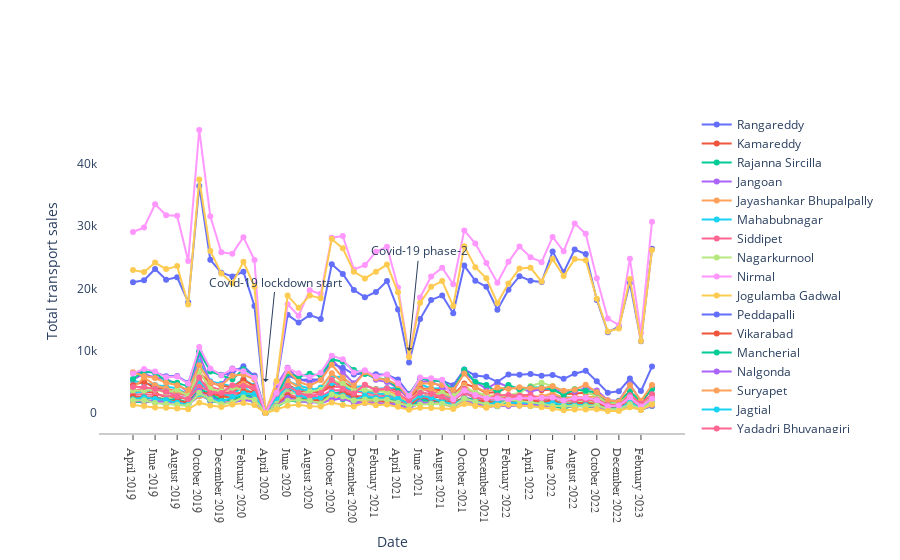

Notebook code for this chart:
### Markdown cell above
# Total transport sales for different districts(2019-2023)

### Code cell
fig = go.Figure()
for df_dict in distric_data_list:
    dist = df_dict["dist"]
    df_dist = df_dict["df"]
# fig.add_trace(go.Scatter(x=df_stocks.date, y=df_stocks.AAPL, mode="lines", name="Apple"))
    fig.add_trace(go.Scatter(x=df_dist.disp_date, y=df_dist.total_transport, mode="lines+markers", name=dist))
# fig.add_trace(go.Scatter(x=df_stocks.date, y=df_stocks.GOOG, mode="lines+markers", name="Google", line=dict(color="firebrick", width=2, dash="dashdot")))

# fig.update_layout(title="Stock price data 2018 - 2020", xaxis_title="Date", yaxis_title="Price")
fig.update_layout(
    xaxis=dict(
        showline=True,
        showgrid=True,
        showticklabels=True,
        linecolor="rgb(204, 204, 204)",
        linewidth=2,
        ticks="outside",
        tickfont=dict(family="Arial", size=12, color="rgb(82, 82, 82)")
    ),
    yaxis=dict(
        showline=True,
        zeroline=True,
        showgrid=True,
        showticklabels=True
    ),
    autosize=True,
    margin=dict(
        autoexpand=True,
        l=100,
        r=20,
        t=110
    ),
    plot_bgcolor="white"
)
fig.add_annotation(x="April 2020", y=5000,
            text="Covid-19 lockdown start",
            align="center",
            showarrow=True,
            arrowhead=1,
            ax=10,
            ay=-100)

fig.add_annotation(x="May 2021", y=10000,
            text="Covid-19 phase-2",
            align="center",
            showarrow=True,
            arrowhead=1,
            ax=10,
            ay=-100)
# fig.add_annotation(x="November 2022", y=17000,
#             text="?",
#             align="center",
#             showarrow=True,
#             arrowhead=1,
#             ax=10,
#             ay=-100)
fig.update_layout(xaxis_title="Date", yaxis_title="Total transport sales",showlegend = True)

### Figure 1 — Plotly figure (JSON) as saved in the notebook; plotly's stock layout.template omitted (floating-point values rounded to 4 significant figures)
{"data": [{"mode": "lines+markers", "name": "Rangareddy", "type": "scatter", "x": ["April 2019", "May 2019", "June 2019", "July 2019", "August 2019", "September 2019", "October 2019", "November 2019", "December 2019", "January 2020", "February 2020", "March 2020", "April 2020", "May 2020", "June 2020", "July 2020", "August 2020", "September 2020", "October 2020", "November 2020", "December 2020", "January 2021", "February 2021", "March 2021", "April 2021", "May 2021", "June 2021", "July 2021", "August 2021", "September 2021", "October 2021", "November 2021", "December 2021", "January 2022", "February 2022", "March 2022", "April 2022", "May 2022", "June 2022", "July 2022", "August 2022", "September 2022", "October 2022", "November 2022", "December 2022", "January 2023", "February 2023", "March 2023"], "y": [21019, 21345, 23153, 21415, 21817, 17823, 36460, 24609, 22560, 21941, 22707, 17209, 43, 4778, 15784, 14560, 15742, 15109, 23925, 22340, 19760, 18622, 19461, 21220, 16630, 8139, 15109, 18175, 18883, 16048, 23692, 21245, 20282, 16611, 19819, 21997, 21251, 21038, 25953, 22634, 26275, 25549, 18183, 12985, 13892, 20890, 11560, 26390]}, {"mode": "lines+markers", "name": "Kamareddy", "type": "scatter", "x": ["April 2019", "May 2019", "June 2019", "July 2019", "August 2019", "September 2019", "October 2019", "November 2019", "December 2019", "January 2020", "February 2020", "March 2020", "April 2020", "May 2020", "June 2020", "July 2020", "August 2020", "September 2020", "October 2020", "November 2020", "December 2020", "January 2021", "February 2021", "March 2021", "April 2021", "May 2021", "June 2021", "July 2021", "August 2021", "September 2021", "October 2021", "November 2021", "December 2021", "January 2022", "February 2022", "March 2022", "April 2022", "May 2022", "June 2022", "July 2022", "August 2022", "September 2022", "October 2022", "November 2022", "December 2022", "January 2023", "February 2023", "March 2023"], "y": [3378, 3470, 3261, 2502, 2524, 2273, 4501, 3981, 3226, 3357, 4407, 4051, 47, 1599, 3724, 3457, 3308, 3626, 4813, 4317, 3707, 3148, 3170, 2734, 2391, 1808, 3577, 2671, 2494, 1892, 3608, 2337, 2282, 1728, 2328, 2194, 2299, 2590, 2028, 1500, 1850, 1776, 1656, 898, 1124, 1870, 1100, 2066]}, {"mode": "lines+markers", "name": "Rajanna Sircilla", "type": "scatter", "x": ["April 2019", "May 2019", "June 2019", "July 2019", "August 2019", "September 2019", "October 2019", "November 2019", "December 2019", "January 2020", "February 2020", "March 2020", "April 2020", "May 2020", "June 2020", "July 2020", "August 2020", "September 2020", "October 2020", "November 2020", "December 2020", "January 2021", "February 2021", "March 2021", "April 2021", "May 2021", "June 2021", "July 2021", "August 2021", "September 2021", "October 2021", "November 2021", "December 2021", "January 2022", "February 2022", "March 2022", "April 2022", "May 2022", "June 2022", "July 2022", "August 2022", "September 2022", "October 2022", "November 2022", "December 2022", "January 2023", "February 2023", "March 2023"], "y": [1792, 1850, 1786, 1454, 1538, 1454, 3257, 1922, 1699, 1898, 2413, 1758, 36, 972, 2051, 1823, 1908, 2115, 3145, 2223, 2043, 1922, 1759, 1569, 1270, 820, 1797, 1482, 1851, 1207, 1974, 1332, 1378, 1122, 1408, 1262, 1148, 1041, 1189, 697, 1276, 1038, 964, 520, 592, 1034, 535, 1152]}, {"mode": "lines+markers", "name": "Jangoan", "type": "scatter", "x": ["April 2019", "May 2019", "June 2019", "July 2019", "August 2019", "September 2019", "October 2019", "November 2019", "December 2019", "January 2020", "February 2020", "March 2020", "April 2020", "May 2020", "June 2020", "July 2020", "August 2020", "September 2020", "October 2020", "November 2020", "December 2020", "January 2021", "February 2021", "March 2021", "April 2021", "May 2021", "June 2021", "July 2021", "August 2021", "September 2021", "October 2021", "November 2021", "December 2021", "January 2022", "February 2022", "March 2022", "April 2022", "May 2022", "June 2022", "July 2022", "August 2022", "September 2022", "October 2022", "November 2022", "December 2022", "January 2023", "February 2023", "March 2023"], "y": [2244, 1930, 1723, 1567, 1565, 1374, 2730, 2277, 1881, 1945, 2310, 1985, 38, 1366, 2500, 1933, 1719, 2068, 2122, 2404, 1746, 1930, 1597, 1667, 1277, 827, 1882, 1736, 1530, 1433, 1835, 1518, 1310, 1388, 1181, 1240, 1250, 1179, 1366, 1131, 1157, 1216, 934, 649, 606, 1282, 566, 1184]}, {"mode": "lines+markers", "name": "Jayashankar Bhupalpally", "type": "scatter", "x": ["April 2019", "May 2019", "June 2019", "July 2019", "August 2019", "September 2019", "October 2019", "November 2019", "December 2019", "January 2020", "February 2020", "March 2020", "April 2020", "May 2020", "June 2020", "July 2020", "August 2020", "September 2020", "October 2020", "November 2020", "December 2020", "January 2021", "February 2021", "March 2021", "April 2021", "May 2021", "June 2021", "July 2021", "August 2021", "September 2021", "October 2021", "November 2021", "December 2021", "January 2022", "February 2022", "March 2022", "April 2022", "May 2022", "June 2022", "July 2022", "August 2022", "September 2022", "October 2022", "November 2022", "December 2022", "January 2023", "February 2023", "March 2023"], "y": [1861, 2085, 2208, 2072, 1615, 1592, 2731, 2337, 1555, 2176, 2086, 2388, 103, 1558, 3172, 2440, 1811, 2177, 2910, 2840, 2074, 2200, 1940, 2071, 2120, 1092, 2410, 2369, 1721, 1326, 1705, 1705, 1324, 1355, 1274, 1430, 1538, 1294, 1451, 1075, 1106, 1173, 1020, 713, 665, 1397, 696, 1671]}, {"mode": "lines+markers", "name": "Mahabubnagar", "type": "scatter", "x": ["April 2019", "May 2019", "June 2019", "July 2019", "August 2019", "September 2019", "October 2019", "November 2019", "December 2019", "January 2020", "February 2020", "March 2020", "April 2020", "May 2020", "June 2020", "July 2020", "August 2020", "September 2020", "October 2020", "November 2020", "December 2020", "January 2021", "February 2021", "March 2021", "April 2021", "May 2021", "June 2021", "July 2021", "August 2021", "September 2021", "October 2021", "November 2021", "December 2021", "January 2022", "February 2022", "March 2022", "April 2022", "May 2022", "June 2022", "July 2022", "August 2022", "September 2022", "October 2022", "November 2022", "December 2022", "January 2023", "February 2023", "March 2023"], "y": [5210, 4804, 4522, 4296, 3946, 2986, 8243, 5102, 4718, 4282, 5443, 4420, 49, 2994, 5181, 4430, 3951, 3395, 5802, 5847, 4177, 4379, 3876, 4034, 3983, 2493, 4635, 3948, 3983, 1933, 3619, 3024, 2448, 2286, 2699, 2690, 2681, 2473, 2582, 2538, 2436, 2341, 2246, 1305, 1464, 2103, 1216, 2739]}, {"mode": "lines+markers", "name": "Siddipet", "type": "scatter", "x": ["April 2019", "May 2019", "June 2019", "July 2019", "August 2019", "September 2019", "October 2019", "November 2019", "December 2019", "January 2020", "February 2020", "March 2020", "April 2020", "May 2020", "June 2020", "July 2020", "August 2020", "September 2020", "October 2020", "November 2020", "December 2020", "January 2021", "February 2021", "March 2021", "April 2021", "May 2021", "June 2021", "July 2021", "August 2021", "September 2021", "October 2021", "November 2021", "December 2021", "January 2022", "February 2022", "March 2022", "April 2022", "May 2022", "June 2022", "July 2022", "August 2022", "September 2022", "October 2022", "November 2022", "December 2022", "January 2023", "February 2023", "March 2023"], "y": [3608, 3943, 3988, 3308, 3089, 2857, 5184, 4238, 3697, 3819, 4661, 3572, 92, 2014, 4423, 3325, 3271, 3369, 4294, 4097, 3415, 3335, 3026, 2981, 2403, 1485, 4026, 3342, 3050, 2449, 3396, 2806, 2965, 2437, 2569, 2675, 2637, 2359, 2760, 2160, 2572, 2414, 1811, 1314, 1379, 2342, 1176, 2719]}, {"mode": "lines+markers", "name": "Nagarkurnool", "type": "scatter", "x": ["April 2019", "May 2019", "June 2019", "July 2019", "August 2019", "September 2019", "October 2019", "November 2019", "December 2019", "January 2020", "February 2020", "March 2020", "April 2020", "May 2020", "June 2020", "July 2020", "August 2020", "September 2020", "October 2020", "November 2020", "December 2020", "January 2021", "February 2021", "March 2021", "April 2021", "May 2021", "June 2021", "July 2021", "August 2021", "September 2021", "October 2021", "November 2021", "December 2021", "January 2022", "February 2022", "March 2022", "April 2022", "May 2022", "June 2022", "July 2022", "August 2022", "September 2022", "October 2022", "November 2022", "December 2022", "January 2023", "February 2023", "March 2023"], "y": [2696, 2286, 2333, 2452, 2246, 1731, 3889, 2719, 2393, 2655, 3242, 3493, 63, 2002, 3252, 3134, 2487, 2445, 3134, 2706, 2069, 2762, 2345, 2537, 2259, 1352, 2778, 2256, 2070, 1642, 2673, 1954, 1838, 2092, 2157, 2239, 1900, 1897, 1871, 1869, 1713, 1859, 1731, 1018, 1133, 1815, 847, 2109]}, {"mode": "lines+markers", "name": "Nirmal", "type": "scatter", "x": ["April 2019", "May 2019", "June 2019", "July 2019", "August 2019", "September 2019", "October 2019", "November 2019", "December 2019", "January 2020", "February 2020", "March 2020", "April 2020", "May 2020", "June 2020", "July 2020", "August 2020", "September 2020", "October 2020", "November 2020", "December 2020", "January 2021", "February 2021", "March 2021", "April 2021", "May 2021", "June 2021", "July 2021", "August 2021", "September 2021", "October 2021", "November 2021", "December 2021", "January 2022", "February 2022", "March 2022", "April 2022", "May 2022", "June 2022", "July 2022", "August 2022", "September 2022", "October 2022", "November 2022", "December 2022", "January 2023", "February 2023", "March 2023"], "y": [2010, 2708, 2111, 1718, 1553, 1391, 3352, 2843, 1975, 2086, 3338, 2021, 32, 1399, 2477, 2861, 2831, 2730, 3760, 3449, 2780, 2512, 2666, 2095, 1927, 1473, 2363, 2079, 1945, 1452, 2702, 2044, 1583, 1339, 2062, 1851, 1788, 1852, 1339, 1171, 1221, 1260, 1251, 714, 667, 1409, 748, 1564]}, {"mode": "lines+markers", "name": "Jogulamba Gadwal", "type": "scatter", "x": ["April 2019", "May 2019", "June 2019", "July 2019", "August 2019", "September 2019", "October 2019", "November 2019", "December 2019", "January 2020", "February 2020", "March 2020", "April 2020", "May 2020", "June 2020", "July 2020", "August 2020", "September 2020", "October 2020", "November 2020", "December 2020", "January 2021", "February 2021", "March 2021", "April 2021", "May 2021", "June 2021", "July 2021", "August 2021", "September 2021", "October 2021", "November 2021", "December 2021", "January 2022", "February 2022", "March 2022", "April 2022", "May 2022", "June 2022", "July 2022", "August 2022", "September 2022", "October 2022", "November 2022", "December 2022", "January 2023", "February 2023", "March 2023"], "y": [2206, 1877, 1971, 2028, 1847, 1532, 3000, 2543, 1668, 2270, 2343, 2729, 25, 1433, 2336, 2456, 2028, 1839, 2394, 2957, 1440, 1823, 1535, 1574, 1573, 950, 1703, 1810, 1480, 935, 1976, 1308, 855, 1306, 1310, 1406, 1431, 1217, 1153, 1231, 1356, 1217, 1415, 610, 561, 1273, 512, 1398]}, {"mode": "lines+markers", "name": "Peddapalli", "type": "scatter", "x": ["April 2019", "May 2019", "June 2019", "July 2019", "August 2019", "September 2019", "October 2019", "November 2019", "December 2019", "January 2020", "February 2020", "March 2020", "April 2020", "May 2020", "June 2020", "July 2020", "August 2020", "September 2020", "October 2020", "November 2020", "December 2020", "January 2021", "February 2021", "March 2021", "April 2021", "May 2021", "June 2021", "July 2021", "August 2021", "September 2021", "October 2021", "November 2021", "December 2021", "January 2022", "February 2022", "March 2022", "April 2022", "May 2022", "June 2022", "July 2022", "August 2022", "September 2022", "October 2022", "November 2022", "December 2022", "January 2023", "February 2023", "March 2023"], "y": [2425, 2273, 2591, 2024, 2284, 1529, 4030, 2698, 1999, 2279, 2975, 2206, 19, 1506, 2876, 2378, 2558, 2323, 2980, 3314, 2269, 2394, 2088, 2025, 1637, 1079, 2431, 1877, 2086, 1553, 2150, 1996, 1712, 1495, 1665, 1636, 1563, 1347, 1741, 1129, 1461, 1325, 1292, 780, 842, 1518, 732, 1621]}, {"mode": "lines+markers", "name": "Vikarabad", "type": "scatter", "x": ["April 2019", "May 2019", "June 2019", "July 2019", "August 2019", "September 2019", "October 2019", "November 2019", "December 2019", "January 2020", "February 2020", "March 2020", "April 2020", "May 2020", "June 2020", "July 2020", "August 2020", "September 2020", "October 2020", "November 2020", "December 2020", "January 2021", "February 2021", "March 2021", "April 2021", "May 2021", "June 2021", "July 2021", "August 2021", "September 2021", "October 2021", "November 2021", "December 2021", "January 2022", "February 2022", "March 2022", "April 2022", "May 2022", "June 2022", "July 2022", "August 2022", "September 2022", "October 2022", "November 2022", "December 2022", "January 2023", "February 2023", "March 2023"], "y": [4521, 5033, 4039, 3900, 3497, 3147, 6427, 4901, 4394, 4152, 5374, 4287, 36, 1772, 4590, 3643, 3685, 3298, 4472, 5051, 3916, 3489, 3553, 3651, 3831, 2441, 3996, 3847, 3629, 2928, 4741, 4149, 3224, 3374, 4135, 3894, 4022, 3668, 3781, 3029, 3144, 3285, 2953, 1170, 1314, 3008, 1305, 4158]}, {"mode": "lines+markers", "name": "Mancherial", "type": "scatter", "x": ["April 2019", "May 2019", "June 2019", "July 2019", "August 2019", "September 2019", "October 2019", "November 2019", "December 2019", "January 2020", "February 2020", "March 2020", "April 2020", "May 2020", "June 2020", "July 2020", "August 2020", "September 2020", "October 2020", "November 2020", "December 2020", "January 2021", "February 2021", "March 2021", "April 2021", "May 2021", "June 2021", "July 2021", "August 2021", "September 2021", "October 2021", "November 2021", "December 2021", "January 2022", "February 2022", "March 2022", "April 2022", "May 2022", "June 2022", "July 2022", "August 2022", "September 2022", "October 2022", "November 2022", "December 2022", "January 2023", "February 2023", "March 2023"], "y": [2396, 2386, 2504, 2054, 2198, 1689, 3875, 3116, 2120, 2121, 2892, 2771, 23, 1413, 2680, 2562, 2265, 2361, 3111, 3397, 2670, 2451, 2298, 2141, 2041, 867, 2088, 2005, 1939, 1803, 2399, 2200, 1858, 1505, 1721, 1868, 2022, 1483, 1571, 1184, 1529, 1229, 1341, 858, 832, 1644, 897, 1922]}, {"mode": "lines+markers", "name": "Nalgonda", "type": "scatter", "x": ["April 2019", "May 2019", "June 2019", "July 2019", "August 2019", "September 2019", "October 2019", "November 2019", "December 2019", "January 2020", "February 2020", "March 2020", "April 2020", "May 2020", "June 2020", "July 2020", "August 2020", "September 2020", "October 2020", "November 2020", "December 2020", "January 2021", "February 2021", "March 2021", "April 2021", "May 2021", "June 2021", "July 2021", "August 2021", "September 2021", "October 2021", "November 2021", "December 2021", "January 2022", "February 2022", "March 2022", "April 2022", "May 2022", "June 2022", "July 2022", "August 2022", "September 2022", "October 2022", "November 2022", "December 2022", "January 2023", "February 2023", "March 2023"], "y": [5414, 6260, 5709, 5427, 4693, 3341, 9383, 5003, 4461, 7149, 6909, 6059, 248, 4487, 7269, 5454, 4983, 5385, 8741, 6572, 4784, 6650, 5343, 5008, 3996, 2329, 5009, 5131, 4129, 3489, 6576, 4995, 3894, 4927, 4224, 3953, 3491, 3863, 3920, 3553, 3462, 4028, 3633, 2079, 2004, 4628, 1886, 4195]}, {"mode": "lines+markers", "name": "Suryapet", "type": "scatter", "x": ["April 2019", "May 2019", "June 2019", "July 2019", "August 2019", "September 2019", "October 2019", "November 2019", "December 2019", "January 2020", "February 2020", "March 2020", "April 2020", "May 2020", "June 2020", "July 2020", "August 2020", "September 2020", "October 2020", "November 2020", "December 2020", "January 2021", "February 2021", "March 2021", "April 2021", "May 2021", "June 2021", "July 2021", "August 2021", "September 2021", "October 2021", "November 2021", "December 2021", "January 2022", "February 2022", "March 2022", "April 2022", "May 2022", "June 2022", "July 2022", "August 2022", "September 2022", "October 2022", "November 2022", "December 2022", "January 2023", "February 2023", "March 2023"], "y": [3974, 5702, 4487, 3949, 3143, 3232, 6573, 4047, 3178, 4316, 4734, 4092, 194, 2171, 5197, 4164, 3393, 4106, 6396, 4850, 3427, 4519, 3838, 3691, 2868, 1733, 3738, 3890, 3041, 2654, 4577, 2869, 2561, 3018, 2748, 3031, 2637, 2700, 3168, 2458, 2479, 2567, 2675, 1825, 1539, 3451, 1450, 2957]}, {"mode": "lines+markers", "name": "Jagtial", "type": "scatter", "x": ["April 2019", "May 2019", "June 2019", "July 2019", "August 2019", "September 2019", "October 2019", "November 2019", "December 2019", "January 2020", "February 2020", "March 2020", "April 2020", "May 2020", "June 2020", "July 2020", "August 2020", "September 2020", "October 2020", "November 2020", "December 2020", "January 2021", "February 2021", "March 2021", "April 2021", "May 2021", "June 2021", "July 2021", "August 2021", "September 2021", "October 2021", "November 2021", "December 2021", "January 2022", "February 2022", "March 2022", "April 2022", "May 2022", "June 2022", "July 2022", "August 2022", "September 2022", "October 2022", "November 2022", "December 2022", "January 2023", "February 2023", "March 2023"], "y": [3228, 3448, 3870, 3460, 2732, 2357, 4986, 3302, 2887, 2952, 4266, 2875, 60, 1793, 4224, 3851, 3666, 4064, 4852, 4187, 3632, 3515, 3147, 3005, 2130, 1395, 3353, 2984, 2780, 2082, 3422, 2281, 2085, 1731, 2118, 1942, 1926, 1857, 2033, 1470, 1603, 1557, 1447, 822, 850, 1398, 879, 2038]}, {"mode": "lines+markers", "name": "Yadadri Bhuvanagiri", "type": "scatter", "x": ["April 2019", "May 2019", "June 2019", "July 2019", "August 2019", "September 2019", "October 2019", "November 2019", "December 2019", "January 2020", "February 2020", "March 2020", "April 2020", "May 2020", "June 2020", "July 2020", "August 2020", "September 2020", "October 2020", "November 2020", "December 2020", "January 2021", "February 2021", "March 2021", "April 2021", "May 2021", "June 2021", "July 2021", "August 2021", "September 2021", "October 2021", "November 2021", "December 2021", "January 2022", "February 2022", "March 2022", "April 2022", "May 2022", "June 2022", "July 2022", "August 2022", "September 2022", "October 2022", "November 2022", "December 2022", "January 2023", "February 2023", "March 2023"], "y": [2952, 3015, 2925, 2872, 2720, 2246, 4191, 3591, 3165, 3209, 3295, 2989, 163, 1416, 2984, 2520, 2759, 2575, 3628, 3719, 2719, 2778, 2662, 2682, 2164, 1171, 2675, 2801, 2642, 2087, 3269, 2442, 2150, 2270, 2221, 2323, 2020, 2115, 2410, 2015, 2052, 2315, 1815, 1184, 1114, 2231, 1099, 2267]}, {"mode": "lines+markers", "name": "Karimnagar", "type": "scatter", "x": ["April 2019", "May 2019", "June 2019", "July 2019", "August 2019", "September 2019", "October 2019", "November 2019", "December 2019", "January 2020", "February 2020", "March 2020", "April 2020", "May 2020", "June 2020", "July 2020", "August 2020", "September 2020", "October 2020", "November 2020", "December 2020", "January 2021", "February 2021", "March 2021", "April 2021", "May 2021", "June 2021", "July 2021", "August 2021", "September 2021", "October 2021", "November 2021", "December 2021", "January 2022", "February 2022", "March 2022", "April 2022", "May 2022", "June 2022", "July 2022", "August 2022", "September 2022", "October 2022", "November 2022", "December 2022", "January 2023", "February 2023", "March 2023"], "y": [3622, 3613, 3792, 3298, 3789, 2746, 6680, 3879, 3537, 4072, 3799, 3105, 34, 1770, 4234, 3128, 3469, 3752, 5327, 4733, 3699, 3713, 3553, 3348, 2508, 1355, 3407, 2755, 3289, 2744, 4013, 3381, 2835, 2556, 2841, 3229, 4360, 4867, 4343, 3552, 3868, 3465, 2702, 1539, 1753, 2543, 1312, 2931]}, {"mode": "lines+markers", "name": "Hyderabad", "type": "scatter", "x": ["April 2019", "May 2019", "June 2019", "July 2019", "August 2019", "September 2019", "October 2019", "November 2019", "December 2019", "January 2020", "February 2020", "March 2020", "April 2020", "May 2020", "June 2020", "July 2020", "August 2020", "September 2020", "October 2020", "November 2020", "December 2020", "January 2021", "February 2021", "March 2021", "April 2021", "May 2021", "June 2021", "July 2021", "August 2021", "September 2021", "October 2021", "November 2021", "December 2021", "January 2022", "February 2022", "March 2022", "April 2022", "May 2022", "June 2022", "July 2022", "August 2022", "September 2022", "October 2022", "November 2022", "December 2022", "January 2023", "February 2023", "March 2023"], "y": [29090, 29822, 33542, 31777, 31688, 24413, 45477, 31609, 25827, 25606, 28257, 24596, 18, 4905, 17482, 15656, 19743, 19156, 28169, 28434, 23080, 23772, 25921, 26735, 20165, 9223, 18581, 21945, 23363, 20685, 29338, 27236, 24107, 20927, 24293, 26737, 25047, 24230, 28285, 25976, 30432, 28786, 21661, 15176, 14150, 24785, 12859, 30735]}, {"mode": "lines+markers", "name": "Medchal_Malkajgiri", "type": "scatter", "x": ["April 2019", "May 2019", "June 2019", "July 2019", "August 2019", "September 2019", "October 2019", "November 2019", "December 2019", "January 2020", "February 2020", "March 2020", "April 2020", "May 2020", "June 2020", "July 2020", "August 2020", "September 2020", "October 2020", "November 2020", "December 2020", "January 2021", "February 2021", "March 2021", "April 2021", "May 2021", "June 2021", "July 2021", "August 2021", "September 2021", "October 2021", "November 2021", "December 2021", "January 2022", "February 2022", "March 2022", "April 2022", "May 2022", "June 2022", "July 2022", "August 2022", "September 2022", "October 2022", "November 2022", "December 2022", "January 2023", "February 2023", "March 2023"], "y": [22965, 22647, 24170, 23125, 23607, 17452, 37511, 26045, 22421, 20858, 24311, 20336, 15, 5176, 18874, 16912, 18884, 18462, 27950, 26456, 22715, 21634, 22714, 23853, 19400, 9013, 17712, 20297, 21197, 17187, 26787, 23431, 21661, 17675, 20816, 23217, 23361, 21133, 24731, 22006, 24730, 24531, 18374, 13109, 13578, 21547, 11598, 26184]}, {"mode": "lines+markers", "name": "Sangareddy", "type": "scatter", "x": ["April 2019", "May 2019", "June 2019", "July 2019", "August 2019", "September 2019", "October 2019", "November 2019", "December 2019", "January 2020", "February 2020", "March 2020", "April 2020", "May 2020", "June 2020", "July 2020", "August 2020", "September 2020", "October 2020", "November 2020", "December 2020", "January 2021", "February 2021", "March 2021", "April 2021", "May 2021", "June 2021", "July 2021", "August 2021", "September 2021", "October 2021", "November 2021", "December 2021", "January 2022", "February 2022", "March 2022", "April 2022", "May 2022", "June 2022", "July 2022", "August 2022", "September 2022", "October 2022", "November 2022", "December 2022", "January 2023", "February 2023", "March 2023"], "y": [6439, 6622, 6545, 5920, 5945, 4852, 9818, 6975, 6177, 6465, 7530, 5920, 66, 2881, 6067, 5302, 5402, 5438, 7941, 7297, 6212, 6390, 6226, 6181, 5401, 3053, 5503, 5259, 5202, 4484, 6993, 6051, 5850, 5010, 6221, 6155, 6283, 6016, 6138, 5512, 6338, 6821, 5102, 3276, 3496, 5542, 3543, 7471]}, {"mode": "lines+markers", "name": "Medak", "type": "scatter", "x": ["April 2019", "May 2019", "June 2019", "July 2019", "August 2019", "September 2019", "October 2019", "November 2019", "December 2019", "January 2020", "February 2020", "March 2020", "April 2020", "May 2020", "June 2020", "July 2020", "August 2020", "September 2020", "October 2020", "November 2020", "December 2020", "January 2021", "February 2021", "March 2021", "April 2021", "May 2021", "June 2021", "July 2021", "August 2021", "September 2021", "October 2021", "November 2021", "December 2021", "January 2022", "February 2022", "March 2022", "April 2022", "May 2022", "June 2022", "July 2022", "August 2022", "September 2022", "October 2022", "November 2022", "December 2022", "January 2023", "February 2023", "March 2023"], "y": [2681, 2587, 2462, 1964, 1947, 1724, 3274, 3161, 2843, 2403, 3544, 3369, 87, 1184, 2799, 2095, 2076, 2105, 2745, 3252, 2852, 2171, 2062, 1849, 1794, 1156, 2708, 2177, 1920, 1706, 2350, 1958, 1932, 1535, 1954, 1968, 2065, 1716, 2102, 1385, 1568, 1620, 1479, 1002, 1098, 1497, 882, 1880]}, {"mode": "lines+markers", "name": "Nizamabad", "type": "scatter", "x": ["April 2019", "May 2019", "June 2019", "July 2019", "August 2019", "September 2019", "October 2019", "November 2019", "December 2019", "January 2020", "February 2020", "March 2020", "April 2020", "May 2020", "June 2020", "July 2020", "August 2020", "September 2020", "October 2020", "November 2020", "December 2020", "January 2021", "February 2021", "March 2021", "April 2021", "May 2021", "June 2021", "July 2021", "August 2021", "September 2021", "October 2021", "November 2021", "December 2021", "January 2022", "February 2022", "March 2022", "April 2022", "May 2022", "June 2022", "July 2022", "August 2022", "September 2022", "October 2022", "November 2022", "December 2022", "January 2023", "February 2023", "March 2023"], "y": [5497, 6724, 6466, 5207, 4862, 4300, 9937, 6689, 6088, 5427, 7036, 5732, 60, 2754, 6370, 5837, 6326, 5995, 8665, 8267, 6941, 6266, 5642, 5412, 4047, 2945, 5629, 5222, 5167, 3756, 6980, 5004, 4521, 3284, 4515, 3850, 4148, 4091, 3829, 2899, 3808, 3594, 3305, 1858, 1938, 3517, 1858, 3846]}, {"mode": "lines+markers", "name": "Wanaparthy", "type": "scatter", "x": ["April 2019", "May 2019", "June 2019", "July 2019", "August 2019", "September 2019", "October 2019", "November 2019", "December 2019", "January 2020", "February 2020", "March 2020", "April 2020", "May 2020", "June 2020", "July 2020", "August 2020", "September 2020", "October 2020", "November 2020", "December 2020", "January 2021", "February 2021", "March 2021", "April 2021", "May 2021", "June 2021", "July 2021", "August 2021", "September 2021", "October 2021", "November 2021", "December 2021", "January 2022", "February 2022", "March 2022", "April 2022", "May 2022", "June 2022", "July 2022", "August 2022", "September 2022", "October 2022", "November 2022", "December 2022", "January 2023", "February 2023", "March 2023"], "y": [2014, 1885, 1977, 1842, 1661, 1331, 3554, 2075, 1693, 1751, 2055, 1950, 41, 1152, 2443, 1983, 1848, 1553, 2207, 2366, 1657, 1630, 1555, 1542, 1416, 758, 1667, 1583, 1526, 1045, 2244, 1541, 1009, 1152, 1176, 1325, 1266, 1194, 1191, 1157, 1083, 1206, 1222, 597, 621, 1201, 629, 1369]}, {"mode": "lines+markers", "name": "Khammam", "type": "scatter", "x": ["April 2019", "May 2019", "June 2019", "July 2019", "August 2019", "September 2019", "October 2019", "November 2019", "December 2019", "January 2020", "February 2020", "March 2020", "April 2020", "May 2020", "June 2020", "July 2020", "August 2020", "September 2020", "October 2020", "November 2020", "December 2020", "January 2021", "February 2021", "March 2021", "April 2021", "May 2021", "June 2021", "July 2021", "August 2021", "September 2021", "October 2021", "November 2021", "December 2021", "January 2022", "February 2022", "March 2022", "April 2022", "May 2022", "June 2022", "July 2022", "August 2022", "September 2022", "October 2022", "November 2022", "December 2022", "January 2023", "February 2023", "March 2023"], "y": [6553, 5971, 5648, 4867, 4490, 3699, 7690, 4918, 4442, 6000, 6186, 5413, 136, 3577, 6764, 5031, 4408, 5304, 7773, 5686, 4444, 6595, 5603, 5330, 4522, 2461, 4808, 4764, 4504, 3728, 6351, 4150, 3409, 4118, 3877, 4168, 3998, 4006, 4320, 3579, 3774, 4557, 3359, 2028, 1879, 4475, 1972, 4516]}, {"mode": "lines+markers", "name": "Mahabubabad", "type": "scatter", "x": ["April 2019", "May 2019", "June 2019", "July 2019", "August 2019", "September 2019", "October 2019", "November 2019", "December 2019", "January 2020", "February 2020", "March 2020", "April 2020", "May 2020", "June 2020", "July 2020", "August 2020", "September 2020", "October 2020", "November 2020", "December 2020", "January 2021", "February 2021", "March 2021", "April 2021", "May 2021", "June 2021", "July 2021", "August 2021", "September 2021", "October 2021", "November 2021", "December 2021", "January 2022", "February 2022", "March 2022", "April 2022", "May 2022", "June 2022", "July 2022", "August 2022", "September 2022", "October 2022", "November 2022", "December 2022", "January 2023", "February 2023", "March 2023"], "y": [2245, 2541, 2269, 2100, 1650, 1362, 3040, 2236, 1891, 2571, 3140, 3068, 106, 2412, 4327, 2952, 2325, 2508, 3301, 2815, 2086, 2794, 2438, 2426, 2303, 1530, 2786, 2470, 1833, 1468, 2299, 1946, 1405, 1719, 1708, 1675, 1652, 1508, 1680, 1387, 1332, 1327, 1216, 696, 704, 1671, 763, 1879]}, {"mode": "lines+markers", "name": "Bhadradri Kothagudem", "type": "scatter", "x": ["April 2019", "May 2019", "June 2019", "July 2019", "August 2019", "September 2019", "October 2019", "November 2019", "December 2019", "January 2020", "February 2020", "March 2020", "April 2020", "May 2020", "June 2020", "July 2020", "August 2020", "September 2020", "October 2020", "November 2020", "December 2020", "January 2021", "February 2021", "March 2021", "April 2021", "May 2021", "June 2021", "July 2021", "August 2021", "September 2021", "October 2021", "November 2021", "December 2021", "January 2022", "February 2022", "March 2022", "April 2022", "May 2022", "June 2022", "July 2022", "August 2022", "September 2022", "October 2022", "November 2022", "December 2022", "January 2023", "February 2023", "March 2023"], "y": [4202, 4196, 3858, 3419, 2709, 2270, 5707, 3193, 3224, 4496, 4367, 4103, 71, 3104, 4395, 3328, 2695, 3235, 5335, 3935, 3155, 4552, 3663, 4010, 3203, 1995, 3269, 3069, 2619, 1930, 3932, 2672, 2248, 2822, 2893, 2851, 2950, 2176, 2563, 2013, 2091, 2191, 2173, 1267, 1253, 2863, 1500, 3023]}, {"mode": "lines+markers", "name": "Adilabad", "type": "scatter", "x": ["April 2019", "May 2019", "June 2019", "July 2019", "August 2019", "September 2019", "October 2019", "November 2019", "December 2019", "January 2020", "February 2020", "March 2020", "April 2020", "May 2020", "June 2020", "July 2020", "August 2020", "September 2020", "October 2020", "November 2020", "December 2020", "January 2021", "February 2021", "March 2021", "April 2021", "May 2021", "June 2021", "July 2021", "August 2021", "September 2021", "October 2021", "November 2021", "December 2021", "January 2022", "February 2022", "March 2022", "April 2022", "May 2022", "June 2022", "July 2022", "August 2022", "September 2022", "October 2022", "November 2022", "December 2022", "January 2023", "February 2023", "March 2023"], "y": [2086, 2069, 1629, 1470, 1351, 1172, 3260, 2217, 1426, 1731, 2501, 2164, 34, 1120, 1978, 2126, 2008, 1554, 3004, 2677, 2015, 2187, 2136, 2152, 1681, 1161, 1395, 1496, 1503, 1063, 2316, 1845, 1422, 1160, 2147, 1969, 1735, 1505, 1129, 1150, 1056, 1123, 1256, 676, 604, 1414, 689, 1753]}, {"mode": "lines+markers", "name": "Warangal", "type": "scatter", "x": ["April 2019", "May 2019", "June 2019", "July 2019", "August 2019", "September 2019", "October 2019", "November 2019", "December 2019", "January 2020", "February 2020", "March 2020", "April 2020", "May 2020", "June 2020", "July 2020", "August 2020", "September 2020", "October 2020", "November 2020", "December 2020", "January 2021", "February 2021", "March 2021", "April 2021", "May 2021", "June 2021", "July 2021", "August 2021", "September 2021", "October 2021", "November 2021", "December 2021", "January 2022", "February 2022", "March 2022", "April 2022", "May 2022", "June 2022", "July 2022", "August 2022", "September 2022", "October 2022", "November 2022", "December 2022", "January 2023", "February 2023", "March 2023"], "y": [6379, 7106, 6666, 5746, 5894, 4719, 10623, 7161, 6099, 7080, 6720, 5678, 49, 3287, 7217, 6386, 5750, 6502, 9232, 8641, 6518, 6869, 5892, 6194, 4808, 2802, 5715, 5586, 5373, 2226, 3648, 2929, 2409, 2400, 2125, 2417, 2354, 2476, 2525, 2031, 2438, 2457, 2070, 1125, 1230, 2535, 1085, 2292]}, {"mode": "lines+markers", "name": "Kumurambheem Asifabad", "type": "scatter", "x": ["April 2019", "May 2019", "June 2019", "July 2019", "August 2019", "September 2019", "October 2019", "November 2019", "December 2019", "January 2020", "February 2020", "March 2020", "April 2020", "May 2020", "June 2020", "July 2020", "August 2020", "September 2020", "October 2020", "November 2020", "December 2020", "January 2021", "February 2021", "March 2021", "April 2021", "May 2021", "June 2021", "July 2021", "August 2021", "September 2021", "October 2021", "November 2021", "December 2021", "January 2022", "February 2022", "March 2022", "April 2022", "May 2022", "June 2022", "July 2022", "August 2022", "September 2022", "October 2022", "November 2022", "December 2022", "January 2023", "February 2023", "March 2023"], "y": [1304, 1128, 915, 864, 751, 627, 1681, 1227, 972, 1380, 1628, 1290, 6, 571, 1174, 1354, 1097, 1070, 1700, 1318, 1070, 1641, 1276, 1379, 1006, 559, 859, 815, 792, 656, 1455, 1139, 928, 1235, 1347, 1197, 1149, 951, 691, 480, 567, 581, 618, 334, 333, 951, 539, 1405]}], "layout": {"annotations": [{"align": "center", "arrowhead": 1, "ax": 10, "ay": -100, "showarrow": true, "text": "Covid-19 lockdown start", "x": "April 2020", "y": 5000}, {"align": "center", "arrowhead": 1, "ax": 10, "ay": -100, "showarrow": true, "text": "Covid-19 phase-2", "x": "May 2021", "y": 10000}], "autosize": true, "margin": {"autoexpand": true, "l": 100, "r": 20, "t": 110}, "plot_bgcolor": "white", "showlegend": true, "xaxis": {"linecolor": "rgb(204, 204, 204)", "linewidth": 2, "showgrid": true, "showline": true, "showticklabels": true, "tickfont": {"color": "rgb(82, 82, 82)", "family": "Arial", "size": 12}, "ticks": "outside", "title": {"text": "Date"}}, "yaxis": {"showgrid": true, "showline": true, "showticklabels": true, "title": {"text": "Total transport sales"}, "zeroline": true}}}
